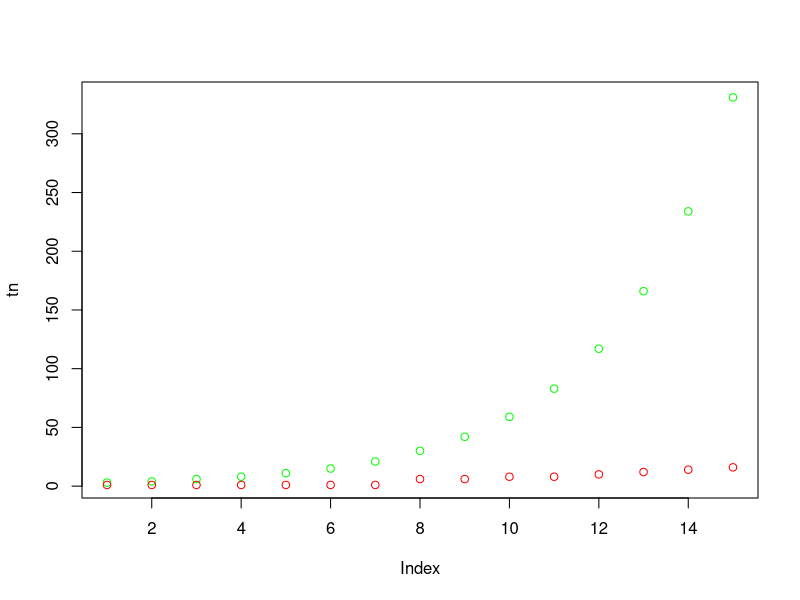

This chart was generated by the following R code:
## ---- chunk 1
knitr::opts_chunk$set(echo = TRUE)
## ---- chunk 2
polar_int = function(fnct, n, verbose = FALSE){
  summer = 0
  iter = 0
  const = 2*pi/n
  while(iter < n){
    k = fnct(const*iter)
    k_1 = fnct(const*(iter+1))
    summer = summer + (pi/n * k * k_1)
    iter = iter + 1
    if(verbose){
    cat("At iteration", iter, "value of the sum is:", summer, "\n")
    }
  }
  return(summer)
  
}

f_ch11_ex2_a = function(x){
return(2)
}

f_ch11_ex2_b = function(x){
return(4*pi^2 - (x-2*pi)^2)
}
## ---- chunk 3
polar_int(f_ch11_ex2_a, 10)
polar_int(f_ch11_ex2_a, 100)
polar_int(f_ch11_ex2_a, 1000)
polar_int(f_ch11_ex2_a, 10000)

## ---- chunk 4
polar_int(f_ch11_ex2_b, 10)
polar_int(f_ch11_ex2_b, 100)
polar_int(f_ch11_ex2_b, 1000)
polar_int(f_ch11_ex2_b, 10000)

## ---- chunk 5
simpson_n <- function(ftn, a, b, n = 100) {
  # numerical integral of ftn from a to b
  # using Simpson's rule with n subdivisions
  #
  # ftn is a function of a single variable
  # we assume a < b and n is a positive even integer

  n <- max(c(2*(n %/% 2), 4))
  h <- (b-a)/n
  x.vec1 <- seq(a+h, b-h, by = 2*h)
  x.vec2 <- seq(a+2*h, b-2*h, by = 2*h)
  f.vec1 <- sapply(x.vec1, ftn)
  f.vec2 <- sapply(x.vec2, ftn)
  S <- h/3*(ftn(a) + ftn(b) + 4*sum(f.vec1) + 2*sum(f.vec2))
  return(S)
}

trapezoid <- function(ftn, a, b, n = 100) {
  # numerical integral of ftn from a to b
  # using the trapezoid rule with n subdivisions
  #
  # ftn is a function of a single variable
  # we assume a < b and n is a positive integer
  
  h <- (b-a)/n
  x.vec <- seq(a, b, by = h)
  f.vec <- sapply(x.vec, ftn)
  T <- h*(f.vec[1]/2 + sum(f.vec[2:n]) + f.vec[n+1]/2)
  return(T)
}

f_ch11_ex4_a = function(x){
return(5*x^4)
}

t_n = function(epsilon){
  a = 0
  b = 1
  cur = 0
  n = 0
  while(abs(cur - 1) > epsilon){
    n = n + 1
    cur = trapezoid(f_ch11_ex4_a, 0, 1, n)
  }
  return(n)
}

s_n = function(epsilon){
  a = 0
  b = 1
  cur = 0
  n = 0
  while(abs(cur - 1) > epsilon){
    n = n + 1
    cur = simpson_n(f_ch11_ex4_a, 0, 1, n)
  }
  return(n)
}

## ---- chunk 6
k = 2:16
epi = 2^(-k)

tn = sapply(epi, t_n)
sn = sapply(epi, s_n)

plot(tn, col = 'green')
points(sn, col = 'red')
## ---- chunk 7
II = function(f,a,b,n){
  if(n > 0){
    m = (a+b)/2
    cat("At iteration", n, "value of the sum is:", m, "\n")
    return(II(f,a,m,n-1) + II(f,m,b,n-1))
  } else {
    return((f(a)+f(b))*(b-a)/2) #(*)
  }
}

